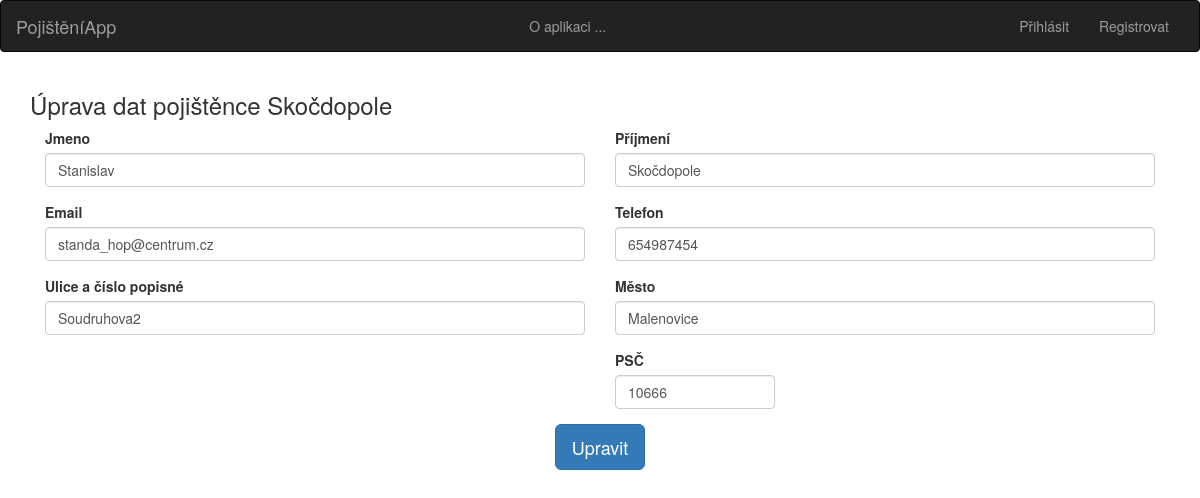
The app's page /pojistenec_update/8 with its own data.
### tables this page shows
CREATE TABLE pojistenci (
    id integer primary key autoincrement,
    jmeno text not null,
    prijmeni  text not null,
    adresa  text not null,
    mesto  text not null,
    psc  integer not null,
    telefon  integer not null,
    email  text not null
);

### app.py (the view, shortened to what this page needs)
@app.route('/pojistenec_update/<int:id>', methods=['POST', 'GET'])
def pojistenec_update(id):
    db = get_db()
    cur = db.execute('SELECT * FROM pojistenci WHERE id=?', [id])
    result = cur.fetchone()
    header = 'Úprava dat pojištěnce {}'.format(result['prijmeni'])
    return render_template('novy_pojistenec.html', page_title = 'Pojistenec {} úprava'.format(result['prijmeni']), edit_data = result, header=header)

### database.py (called while the page is built)
def connect_db():
    sql = sqlite3.connect('/home/honza/Dokumenty/Python_Flask_Udemy/IT_Network_ZP_Plna_verze/pojisteni.db')
    sql.row_factory = sqlite3.Row
    return sql

def get_db():
    if not hasattr(g, 'sqlite_db'):
        g.sqlite_db = connect_db()
    return g.sqlite_db

### templates/novy_pojistenec.html
{% extends 'base.html' %}
{% block body %}
<div class="container">
    <h3 class="">{{ header }}</h3>
    <form method="POST"">
        <div class="form-row">
            <div class="form-group col-md-6">
                <label for="inputEmail4">Jmeno</label>
                {% if edit_data %}
                <input type="text" name="first_name" class="form-control" id="inputEmail4" placeholder="Jméno" value = {{ edit_data['jmeno'] }}>
                {% else %}
                <input type="text" name="first_name" class="form-control" id="inputEmail4" placeholder="Jméno">
                {% endif %}
            </div>
            <div class="form-group col-md-6">
                <label for="inputPassword4">Příjmení</label>
                {% if edit_data %}
                <input type="text" name="second_name" class="form-control" id="inputPassword4" placeholder="Příjmení" value={{ edit_data['prijmeni'] }}>
                {% else %}
                <input type="text" name="second_name" class="form-control" id="inputPassword4" placeholder="Příjmení">
                {% endif %}
            </div>
        </div>
        <div class="form-row">
            <div class="form-group col-md-6">
                <label for="inputAddress">Email</label>
                {% if edit_data %}
                <input type="email" name="email" class="form-control" id="inputAddress" placeholder="Email" value={{ edit_data['email'] }}>
                {% else %}
                <input type="email" name="email" class="form-control" id="inputAddress" placeholder="Email">
                {% endif %}
            </div>
            <div class="form-group col-md-6">
                <label for="inputAddress2">Telefon</label>
                {% if edit_data %}
                <input type="number" name="telephone" class="form-control" id="inputAddress2" placeholder="420111222333" value={{ edit_data['telefon'] }}>
                {% else %}
                <input type="number" name="telephone" class="form-control" id="inputAddress2" placeholder="420111222333">
                {% endif %}
            </div>
        </div>
        <div class="form-row">
            <div class="form-group col-md-6">
                <label for="inputCity">Ulice a číslo popisné</label>
                {% if edit_data %}
                <input type="text" name="street" class="form-control" id="inputCity" placeholder="Ve Svahu 3" value={{ edit_data['adresa'] }}>
                {% else %}
                <input type="text" name="street" class="form-control" id="inputCity" placeholder="Ve Svahu 3">
                {% endif %}
            </div>
            <div class="form-group col-md-6">
                <label for="inputTown">Město</label>
                {% if edit_data %}
                <input type="text" name="town" class="form-control" id="inputTown" placeholder="Praha 1" value={{ edit_data['mesto'] }}>
                {% else %}
                <input type="text" name="town" class="form-control" id="inputTown" placeholder="Praha 1">
                {% endif %}
            </div>
        </div>
        <div class="form-row">
            <div class="form-group col-md-6">
            </div>
            <div class="form-group col-md-2">
                <label for="inputTown">PSČ</label>
                {% if edit_data %}
                <input type="number" name="psc" class="form-control" id="inputPsc" placeholder="123 45" value="{{ edit_data['psc'] }}">
                {% else %}
                <input type="number" name="psc" class="form-control" id="inputPsc" placeholder="123 45">
                {% endif %}
            </div>
        </div>
        <div class="col-md-12">
            <div class="article_wrapper">
                {% if edit_data %}
                <button name="submit" value="upravit" class="btn btn-lg btn-primary" role="button">Upravit</button>
                {% else %}
                <button name="submit" value="ulozit" class="btn btn-lg btn-primary" role="button">Uožit</button>
                {% endif %}
            </div>
        </div>
    </form>
</div>
{% endblock %}

### static/theme.css (style rules this page uses)
html, body { height: 100%; }
.container, .row { height: 100%; min-height: 80%; }
.article_wrapper { text-align: center; background-color:none; }

### records on screen
pojistenci: first_name "Stanislav", second_name "Skočdopole", email "standa_hop@centrum.cz", telephone "654987454", street "Soudruhova2", town "Malenovice", psc "10666"

### other values on screen
{{ header }} "Úprava dat pojištěnce Skočdopole"
